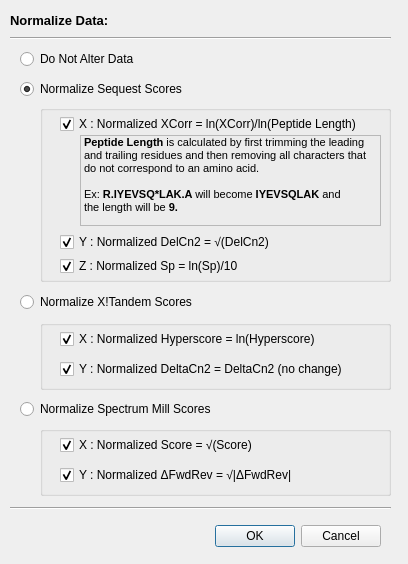
<ui version="4.0" >
 <class>mdlgNormalize</class>
 <widget class="QDialog" name="mdlgNormalize" >
  <property name="geometry" >
   <rect>
    <x>0</x>
    <y>0</y>
    <width>408</width>
    <height>564</height>
   </rect>
  </property>
  <property name="windowTitle" >
   <string>Normalizing Data</string>
  </property>
  <widget class="QDialogButtonBox" name="buttonBox" >
   <property name="geometry" >
    <rect>
     <x>140</x>
     <y>520</y>
     <width>241</width>
     <height>32</height>
    </rect>
   </property>
   <property name="orientation" >
    <enum>Qt::Horizontal</enum>
   </property>
   <property name="standardButtons" >
    <set>QDialogButtonBox::Cancel|QDialogButtonBox::Ok</set>
   </property>
  </widget>
  <widget class="Line" name="line" >
   <property name="geometry" >
    <rect>
     <x>10</x>
     <y>30</y>
     <width>381</width>
     <height>16</height>
    </rect>
   </property>
   <property name="orientation" >
    <enum>Qt::Horizontal</enum>
   </property>
  </widget>
  <widget class="QLabel" name="label_8" >
   <property name="geometry" >
    <rect>
     <x>10</x>
     <y>10</y>
     <width>301</width>
     <height>20</height>
    </rect>
   </property>
   <property name="font" >
    <font>
     <pointsize>10</pointsize>
     <weight>75</weight>
     <bold>true</bold>
    </font>
   </property>
   <property name="text" >
    <string>Normalize Data:</string>
   </property>
  </widget>
  <widget class="Line" name="line_2" >
   <property name="geometry" >
    <rect>
     <x>10</x>
     <y>500</y>
     <width>381</width>
     <height>16</height>
    </rect>
   </property>
   <property name="orientation" >
    <enum>Qt::Horizontal</enum>
   </property>
  </widget>
  <widget class="QGroupBox" name="groupBox" >
   <property name="geometry" >
    <rect>
     <x>40</x>
     <y>105</y>
     <width>351</width>
     <height>177</height>
    </rect>
   </property>
   <property name="title" >
    <string/>
   </property>
   <widget class="QCheckBox" name="mchkBoxSp" >
    <property name="geometry" >
     <rect>
      <x>20</x>
      <y>152</y>
      <width>201</width>
      <height>18</height>
     </rect>
    </property>
    <property name="font" >
     <font>
      <pointsize>9</pointsize>
     </font>
    </property>
    <property name="text" >
     <string>Z : Normalized Sp = ln(Sp)/10</string>
    </property>
    <property name="checked" >
     <bool>true</bool>
    </property>
   </widget>
   <widget class="QLabel" name="label_4" >
    <property name="geometry" >
     <rect>
      <x>40</x>
      <y>30</y>
      <width>301</width>
      <height>91</height>
     </rect>
    </property>
    <property name="frameShape" >
     <enum>QFrame::StyledPanel</enum>
    </property>
    <property name="text" >
     <string>&lt;!DOCTYPE HTML PUBLIC "-//W3C//DTD HTML 4.0//EN" "http://www.w3.org/TR/REC-html40/strict.dtd">
&lt;html>&lt;head>&lt;meta name="qrichtext" content="1" />&lt;style type="text/css">
p, li { white-space: pre-wrap; }
&lt;/style>&lt;/head>&lt;body style=" font-family:'MS Shell Dlg 2'; font-size:8.25pt; font-weight:400; font-style:normal;">
&lt;p style=" margin-top:0px; margin-bottom:0px; margin-left:0px; margin-right:0px; -qt-block-indent:0; text-indent:0px; font-size:8pt;">&lt;span style=" font-weight:600;">Peptide Length&lt;/span> is calculated by first trimming the leading &lt;/p>
&lt;p style=" margin-top:0px; margin-bottom:0px; margin-left:0px; margin-right:0px; -qt-block-indent:0; text-indent:0px; font-size:8pt;">and trailing residues and then removing all characters that &lt;/p>
&lt;p style=" margin-top:0px; margin-bottom:0px; margin-left:0px; margin-right:0px; -qt-block-indent:0; text-indent:0px; font-size:8pt;">do not correspond to an amino acid.&lt;/p>
&lt;p style="-qt-paragraph-type:empty; margin-top:0px; margin-bottom:0px; margin-left:0px; margin-right:0px; -qt-block-indent:0; text-indent:0px; font-size:8pt;">&lt;/p>
&lt;p style=" margin-top:0px; margin-bottom:0px; margin-left:0px; margin-right:0px; -qt-block-indent:0; text-indent:0px; font-size:8pt;">Ex: &lt;span style=" font-weight:600;">R.IYEVSQ*LAK.A &lt;/span>will become &lt;span style=" font-weight:600;">IYEVSQLAK &lt;/span>and &lt;/p>
&lt;p style=" margin-top:0px; margin-bottom:0px; margin-left:0px; margin-right:0px; -qt-block-indent:0; text-indent:0px; font-size:8pt;">the length will be &lt;span style=" font-weight:600;">9.&lt;/span>&lt;/p>
&lt;p style="-qt-paragraph-type:empty; margin-top:0px; margin-bottom:0px; margin-left:0px; margin-right:0px; -qt-block-indent:0; text-indent:0px; font-size:8pt; font-weight:600;">&lt;/p>&lt;/body>&lt;/html></string>
    </property>
    <property name="textFormat" >
     <enum>Qt::RichText</enum>
    </property>
    <property name="margin" >
     <number>3</number>
    </property>
   </widget>
   <widget class="QCheckBox" name="mchkBoxDelCn2" >
    <property name="geometry" >
     <rect>
      <x>20</x>
      <y>128</y>
      <width>241</width>
      <height>18</height>
     </rect>
    </property>
    <property name="font" >
     <font>
      <pointsize>9</pointsize>
     </font>
    </property>
    <property name="text" >
     <string>Y : Normalized DelCn2 = √(DelCn2)</string>
    </property>
    <property name="checked" >
     <bool>true</bool>
    </property>
   </widget>
   <widget class="QCheckBox" name="mchkBoxXCorr" >
    <property name="geometry" >
     <rect>
      <x>20</x>
      <y>10</y>
      <width>321</width>
      <height>18</height>
     </rect>
    </property>
    <property name="font" >
     <font>
      <pointsize>9</pointsize>
     </font>
    </property>
    <property name="text" >
     <string>X : Normalized XCorr = ln(XCorr)/ln(Peptide Length)</string>
    </property>
    <property name="checkable" >
     <bool>true</bool>
    </property>
    <property name="checked" >
     <bool>true</bool>
    </property>
   </widget>
  </widget>
  <widget class="QGroupBox" name="groupBox_2" >
   <property name="geometry" >
    <rect>
     <x>40</x>
     <y>320</y>
     <width>351</width>
     <height>70</height>
    </rect>
   </property>
   <property name="title" >
    <string/>
   </property>
   <widget class="QCheckBox" name="mchkBoxHyperS" >
    <property name="geometry" >
     <rect>
      <x>20</x>
      <y>10</y>
      <width>321</width>
      <height>18</height>
     </rect>
    </property>
    <property name="font" >
     <font>
      <pointsize>9</pointsize>
     </font>
    </property>
    <property name="text" >
     <string>X : Normalized Hyperscore = ln(Hyperscore)</string>
    </property>
    <property name="checkable" >
     <bool>true</bool>
    </property>
    <property name="checked" >
     <bool>true</bool>
    </property>
   </widget>
   <widget class="QCheckBox" name="mchkBoxDeltaCn2" >
    <property name="geometry" >
     <rect>
      <x>20</x>
      <y>40</y>
      <width>311</width>
      <height>18</height>
     </rect>
    </property>
    <property name="font" >
     <font>
      <pointsize>9</pointsize>
     </font>
    </property>
    <property name="text" >
     <string>Y : Normalized DeltaCn2 = DeltaCn2 (no change)</string>
    </property>
    <property name="checked" >
     <bool>true</bool>
    </property>
   </widget>
  </widget>
  <widget class="QRadioButton" name="mrBtnSequest" >
   <property name="geometry" >
    <rect>
     <x>20</x>
     <y>80</y>
     <width>201</width>
     <height>18</height>
    </rect>
   </property>
   <property name="font" >
    <font>
     <pointsize>9</pointsize>
    </font>
   </property>
   <property name="text" >
    <string>Normalize Sequest Scores</string>
   </property>
   <property name="checked" >
    <bool>true</bool>
   </property>
  </widget>
  <widget class="QRadioButton" name="mrBtnXTandem" >
   <property name="enabled" >
    <bool>true</bool>
   </property>
   <property name="geometry" >
    <rect>
     <x>20</x>
     <y>293</y>
     <width>211</width>
     <height>18</height>
    </rect>
   </property>
   <property name="font" >
    <font>
     <pointsize>9</pointsize>
    </font>
   </property>
   <property name="text" >
    <string>Normalize X!Tandem Scores</string>
   </property>
  </widget>
  <widget class="QRadioButton" name="mrBtnSkip" >
   <property name="geometry" >
    <rect>
     <x>20</x>
     <y>50</y>
     <width>161</width>
     <height>18</height>
    </rect>
   </property>
   <property name="font" >
    <font>
     <pointsize>9</pointsize>
    </font>
   </property>
   <property name="text" >
    <string>Do Not Alter Data</string>
   </property>
  </widget>
  <widget class="QRadioButton" name="mrBtnSpectrumMill" >
   <property name="enabled" >
    <bool>true</bool>
   </property>
   <property name="geometry" >
    <rect>
     <x>20</x>
     <y>400</y>
     <width>211</width>
     <height>18</height>
    </rect>
   </property>
   <property name="font" >
    <font>
     <pointsize>9</pointsize>
    </font>
   </property>
   <property name="text" >
    <string>Normalize Spectrum Mill Scores</string>
   </property>
  </widget>
  <widget class="QGroupBox" name="groupBox_3" >
   <property name="geometry" >
    <rect>
     <x>40</x>
     <y>426</y>
     <width>351</width>
     <height>70</height>
    </rect>
   </property>
   <property name="title" >
    <string/>
   </property>
   <widget class="QCheckBox" name="mchkBoxSMScore" >
    <property name="geometry" >
     <rect>
      <x>20</x>
      <y>10</y>
      <width>321</width>
      <height>18</height>
     </rect>
    </property>
    <property name="font" >
     <font>
      <pointsize>9</pointsize>
     </font>
    </property>
    <property name="text" >
     <string>X : Normalized Score = √(Score)</string>
    </property>
    <property name="checkable" >
     <bool>true</bool>
    </property>
    <property name="checked" >
     <bool>true</bool>
    </property>
   </widget>
   <widget class="QCheckBox" name="mchkBoxSMDelta" >
    <property name="geometry" >
     <rect>
      <x>20</x>
      <y>40</y>
      <width>311</width>
      <height>18</height>
     </rect>
    </property>
    <property name="font" >
     <font>
      <pointsize>9</pointsize>
     </font>
    </property>
    <property name="text" >
     <string>Y : Normalized ΔFwdRev = √|ΔFwdRev|</string>
    </property>
    <property name="checked" >
     <bool>true</bool>
    </property>
   </widget>
  </widget>
 </widget>
 <resources/>
 <connections>
  <connection>
   <sender>buttonBox</sender>
   <signal>rejected()</signal>
   <receiver>mdlgNormalize</receiver>
   <slot>reject()</slot>
   <hints>
    <hint type="sourcelabel" >
     <x>316</x>
     <y>260</y>
    </hint>
    <hint type="destinationlabel" >
     <x>286</x>
     <y>274</y>
    </hint>
   </hints>
  </connection>
 </connections>
</ui>
